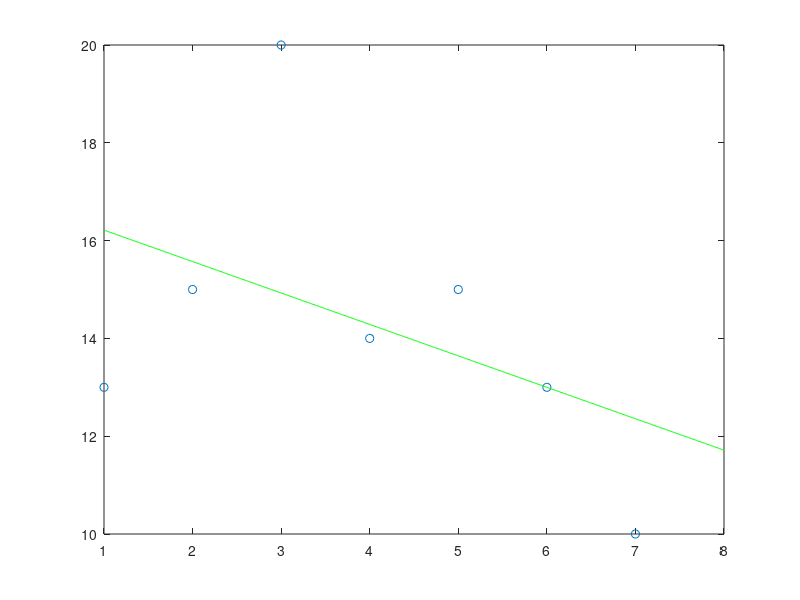

The MATLAB script that drew this image:
time = 1:7; 
temperature = [13, 15, 20, 14, 15, 13, 10];
 
A = [sum(time.^2), sum(time); sum(time), length(time)];
B = [sum(time .* temperature); sum(temperature)];

X = linsolve(A,B); # solves the linear system AX = B
fprintf('least squares function: %d x + %d \n', X);
eval1 = polyval(X, 8) # evaluates the polynomial

p = polyfit(time, temperature, 1); # returns the coefficients for a polynomial of degree 1
fprintf('least squares function: %d x + %d \n',p); 
eval2 = polyval(p, 8) # evaluates the polynomial

E_min = sum((temperature - polyval(p, time)).^2)

plot(time, temperature, 'o');#time, temperature
hold on

xp = 1:0.01:8;
plot(xp, polyval(p, xp),'g');#least squares function